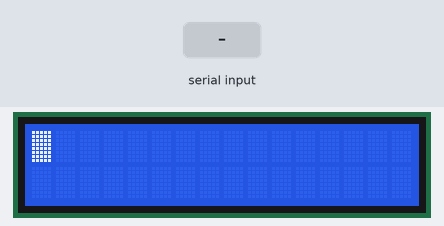
Recording of a sketch running on a simulated Arduino Uno, built with avr-gcc and run on an emulated ATmega328P. Parts: 16×2 character LCD. Inputs (shaded band) come from the test bench. What the sketch prints to the serial monitor is not drawn.

Above: at 1.3 s.
1.4 s: byte 90 received over Serial
At 2.6 s:
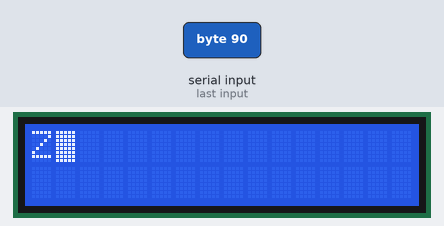
2.9 s: byte 120 received over Serial
At 3.7 s:
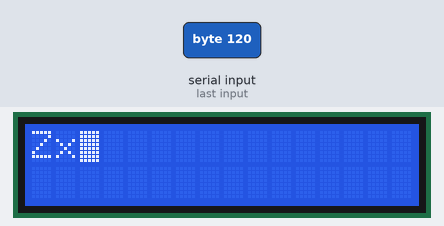
4.4 s: byte 90 received over Serial
At 4.8 s:
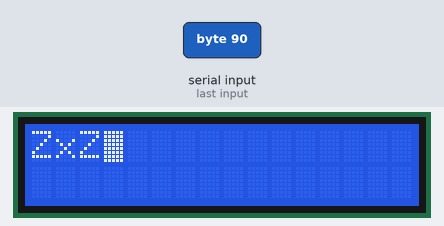
5.9 s: byte 120 received over Serial
At 7.1 s:
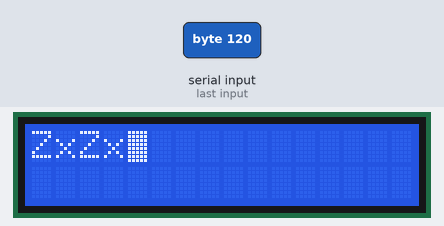
7.4 s: byte 90 received over Serial
At 8.3 s:
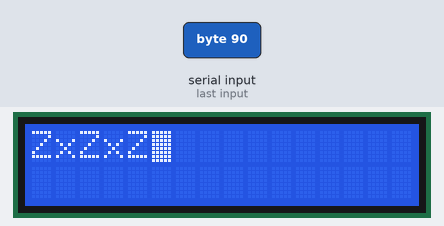
8.9 s: byte 120 received over Serial
At 9.5 s:
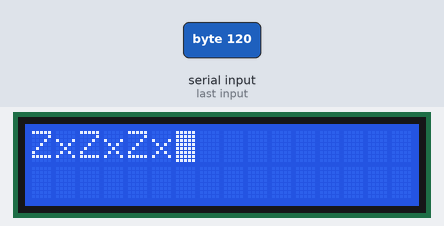
Timing chart, 0 to 11.4 s (numbered marks = the images above; inputs shaded):
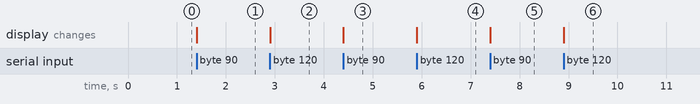

The sketch:

lcddisp.ino
```cpp
// (licence header left out)
#include "LiquidCrystal_I2C.h"

LiquidCrystal_I2C lcd(0x27,16,2);

int x,y;

void setup(void) {
  lcd.begin(6,2);
  lcd.init();         /* Initializing */
  lcd.backlight();    /* Back Light ON */
  lcd.scrollDisplayRight();
  lcd.cursor();
  lcd.blink_on();
  lcd.home();
  x = 0; y = 0;

  Serial.begin(9600); /* UART Begin */
  Serial.println("LCD Sample Program VER:1.00");
  Serial.println("Enter ASCII Characters");
}

void loop(void) {
  int inb;
  char ch;
  if (Serial.available() > 0) {
    inb = Serial.read();
    if ((inb >= 0x20)&&(inb <= 0x7e)) {
      ch = (char)inb;
      lcd.print(ch);
      x++;
      if (x>15) {
        x = 0;
        if (y==0) {
          y = 1;
        } else {
          y = 0;
        }
        lcd.setCursor(x,y);
        lcd.print("                ");
        lcd.setCursor(x,y);
      }
    }
  }
}
```

Measured:
- after the input at 1.4 s, the display: changes at once (image 1)
- after the input at 2.9 s, the display: changes at once (image 2)
- after the input at 4.4 s, the display: changes at once (image 3)
- after the input at 5.9 s, the display: changes at once (image 4)
- after the input at 7.4 s, the display: changes at once (image 5)
- after the input at 8.9 s, the display: changes at once (image 6)
